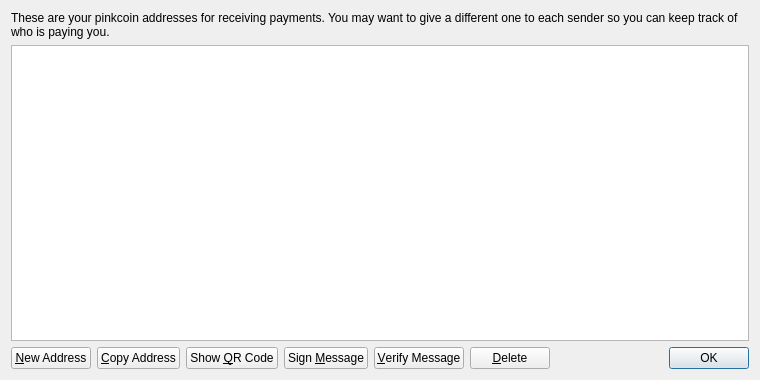
<?xml version="1.0" encoding="UTF-8"?>
<ui version="4.0">
 <class>AddressBookPage</class>
 <widget class="QWidget" name="AddressBookPage">
  <property name="geometry">
   <rect>
    <x>0</x>
    <y>0</y>
    <width>760</width>
    <height>380</height>
   </rect>
  </property>
  <property name="windowTitle">
   <string>Address Book</string>
  </property>
  <layout class="QVBoxLayout" name="verticalLayout">
   <item>
    <widget class="QLabel" name="labelExplanation">
     <property name="text">
      <string>These are your pinkcoin addresses for receiving payments. You may want to give a different one to each sender so you can keep track of who is paying you.</string>
     </property>
     <property name="textFormat">
      <enum>Qt::PlainText</enum>
     </property>
     <property name="wordWrap">
      <bool>true</bool>
     </property>
    </widget>
   </item>
   <item>
    <widget class="QTableView" name="tableView">
     <property name="contextMenuPolicy">
      <enum>Qt::CustomContextMenu</enum>
     </property>
     <property name="toolTip">
      <string>Double-click to edit address or label</string>
     </property>
     <property name="tabKeyNavigation">
      <bool>false</bool>
     </property>
     <property name="alternatingRowColors">
      <bool>true</bool>
     </property>
     <property name="selectionMode">
      <enum>QAbstractItemView::SingleSelection</enum>
     </property>
     <property name="selectionBehavior">
      <enum>QAbstractItemView::SelectRows</enum>
     </property>
     <property name="sortingEnabled">
      <bool>true</bool>
     </property>
     <attribute name="verticalHeaderVisible">
      <bool>false</bool>
     </attribute>
    </widget>
   </item>
   <item>
    <layout class="QHBoxLayout" name="horizontalLayout">
     <item>
      <widget class="QPushButton" name="newAddressButton">
       <property name="toolTip">
        <string>Create a new address</string>
       </property>
       <property name="text">
        <string>&amp;New Address</string>
       </property>
       <property name="icon">
        <iconset resource="../bitcoin.qrc">
         <normaloff>:/icons/add</normaloff>:/icons/add</iconset>
       </property>
      </widget>
     </item>
     <item>
      <widget class="QPushButton" name="copyToClipboard">
       <property name="toolTip">
        <string>Copy the currently selected address to the system clipboard</string>
       </property>
       <property name="text">
        <string>&amp;Copy Address</string>
       </property>
       <property name="icon">
        <iconset resource="../bitcoin.qrc">
         <normaloff>:/icons/editcopy</normaloff>:/icons/editcopy</iconset>
       </property>
      </widget>
     </item>
     <item>
      <widget class="QPushButton" name="showQRCode">
       <property name="text">
        <string>Show &amp;QR Code</string>
       </property>
       <property name="icon">
        <iconset resource="../bitcoin.qrc">
         <normaloff>:/icons/qrcode</normaloff>:/icons/qrcode</iconset>
       </property>
      </widget>
     </item>
     <item>
      <widget class="QPushButton" name="signMessage">
       <property name="toolTip">
        <string>Sign a message to prove you own a pinkcoin address</string>
       </property>
       <property name="text">
        <string>Sign &amp;Message</string>
       </property>
       <property name="icon">
        <iconset resource="../bitcoin.qrc">
         <normaloff>:/icons/edit</normaloff>:/icons/edit</iconset>
       </property>
      </widget>
     </item>
     <item>
      <widget class="QPushButton" name="verifyMessage">
       <property name="toolTip">
        <string>Verify a message to ensure it was signed with a specified pinkcoin address</string>
       </property>
       <property name="text">
        <string>&amp;Verify Message</string>
       </property>
       <property name="icon">
        <iconset resource="../bitcoin.qrc">
         <normaloff>:/icons/transaction_0</normaloff>:/icons/transaction_0</iconset>
       </property>
      </widget>
     </item>
     <item>
      <widget class="QPushButton" name="deleteButton">
       <property name="toolTip">
        <string>Delete the currently selected address from the list</string>
       </property>
       <property name="text">
        <string>&amp;Delete</string>
       </property>
       <property name="icon">
        <iconset resource="../bitcoin.qrc">
         <normaloff>:/icons/remove</normaloff>:/icons/remove</iconset>
       </property>
      </widget>
     </item>
     <item>
      <spacer name="horizontalSpacer">
       <property name="orientation">
        <enum>Qt::Horizontal</enum>
       </property>
       <property name="sizeHint" stdset="0">
        <size>
         <width>40</width>
         <height>20</height>
        </size>
       </property>
      </spacer>
     </item>
     <item>
      <widget class="QDialogButtonBox" name="buttonBox">
       <property name="sizePolicy">
        <sizepolicy hsizetype="Maximum" vsizetype="Fixed">
         <horstretch>0</horstretch>
         <verstretch>0</verstretch>
        </sizepolicy>
       </property>
       <property name="standardButtons">
        <set>QDialogButtonBox::Ok</set>
       </property>
      </widget>
     </item>
    </layout>
   </item>
  </layout>
 </widget>
 <resources>
  <include location="../bitcoin.qrc"/>
 </resources>
 <connections/>
</ui>
